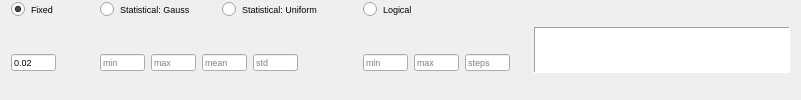
              <widget class="QFrame" name="frame_13">
               <property name="frameShape">
                <enum>QFrame::NoFrame</enum>
               </property>
               <property name="frameShadow">
                <enum>QFrame::Plain</enum>
               </property>
               <layout class="QHBoxLayout" name="horizontalLayout_9">
                <property name="topMargin">
                 <number>0</number>
                </property>
                <property name="bottomMargin">
                 <number>0</number>
                </property>
                <item>
                 <widget class="QFrame" name="frame_14">
                  <property name="frameShape">
                   <enum>QFrame::NoFrame</enum>
                  </property>
                  <property name="frameShadow">
                   <enum>QFrame::Plain</enum>
                  </property>
                  <layout class="QGridLayout" name="gridLayout_7">
                   <property name="leftMargin">
                    <number>0</number>
                   </property>
                   <property name="topMargin">
                    <number>0</number>
                   </property>
                   <property name="bottomMargin">
                    <number>0</number>
                   </property>
                   <item row="1" column="1">
                    <widget class="QFrame" name="frame_18">
                     <property name="frameShape">
                      <enum>QFrame::NoFrame</enum>
                     </property>
                     <property name="frameShadow">
                      <enum>QFrame::Plain</enum>
                     </property>
                     <layout class="QHBoxLayout" name="horizontalLayout_74">
                      <property name="leftMargin">
                       <number>9</number>
                      </property>
                      <property name="topMargin">
                       <number>0</number>
                      </property>
                      <property name="bottomMargin">
                       <number>0</number>
                      </property>
                      <item>
                       <widget class="QLineEdit" name="txt_gauss_min_cw">
                        <property name="maximumSize">
                         <size>
                          <width>45</width>
                          <height>17</height>
                         </size>
                        </property>
                        <property name="font">
                         <font>
                          <pointsize>7</pointsize>
                         </font>
                        </property>
                        <property name="placeholderText">
                         <string>min</string>
                        </property>
                       </widget>
                      </item>
                      <item>
                       <widget class="QLineEdit" name="txt_gauss_max_cw">
                        <property name="maximumSize">
                         <size>
                          <width>45</width>
                          <height>17</height>
                         </size>
                        </property>
                        <property name="font">
                         <font>
                          <pointsize>7</pointsize>
                         </font>
                        </property>
                        <property name="placeholderText">
                         <string>max</string>
                        </property>
                       </widget>
                      </item>
                      <item>
                       <widget class="QLineEdit" name="txt_gauss_mean_cw">
                        <property name="maximumSize">
                         <size>
                          <width>45</width>
                          <height>17</height>
                         </size>
                        </property>
                        <property name="font">
                         <font>
                          <pointsize>7</pointsize>
                         </font>
                        </property>
                        <property name="placeholderText">
                         <string>mean</string>
                        </property>
                       </widget>
                      </item>
                      <item>
                       <widget class="QLineEdit" name="txt_gauss_std_cw">
                        <property name="maximumSize">
                         <size>
                          <width>45</width>
                          <height>17</height>
                         </size>
                        </property>
                        <property name="font">
                         <font>
                          <pointsize>7</pointsize>
                         </font>
                        </property>
                        <property name="placeholderText">
                         <string>std</string>
                        </property>
                       </widget>
                      </item>
                      <item>
                       <spacer name="horizontalSpacer_15">
                        <property name="orientation">
                         <enum>Qt::Horizontal</enum>
                        </property>
                        <property name="sizeType">
                         <enum>QSizePolicy::Maximum</enum>
                        </property>
                        <property name="sizeHint" stdset="0">
                         <size>
                          <width>50</width>
                          <height>20</height>
                         </size>
                        </property>
                       </spacer>
                      </item>
                     </layout>
                    </widget>
                   </item>
                   <item row="0" column="1">
                    <widget class="QFrame" name="frame_17">
                     <property name="frameShape">
                      <enum>QFrame::NoFrame</enum>
                     </property>
                     <property name="frameShadow">
                      <enum>QFrame::Plain</enum>
                     </property>
                     <layout class="QHBoxLayout" name="horizontalLayout_12">
                      <property name="topMargin">
                       <number>0</number>
                      </property>
                      <property name="bottomMargin">
                       <number>0</number>
                      </property>
                      <item>
                       <widget class="QRadioButton" name="radio_gauss_cw">
                        <property name="font">
                         <font>
                          <pointsize>7</pointsize>
                         </font>
                        </property>
                        <property name="text">
                         <string>Statistical: Gauss</string>
                        </property>
                        <attribute name="buttonGroup">
                         <string notr="true">buttonGroup_2</string>
                        </attribute>
                       </widget>
                      </item>
                      <item>
                       <widget class="QRadioButton" name="radio_uni_cw">
                        <property name="font">
                         <font>
                          <pointsize>7</pointsize>
                         </font>
                        </property>
                        <property name="text">
                         <string>Statistical: Uniform</string>
                        </property>
                        <attribute name="buttonGroup">
                         <string notr="true">buttonGroup_2</string>
                        </attribute>
                       </widget>
                      </item>
                      <item>
                       <spacer name="horizontalSpacer_14">
                        <property name="orientation">
                         <enum>Qt::Horizontal</enum>
                        </property>
                        <property name="sizeType">
                         <enum>QSizePolicy::Maximum</enum>
                        </property>
                        <property name="sizeHint" stdset="0">
                         <size>
                          <width>10</width>
                          <height>20</height>
                         </size>
                        </property>
                       </spacer>
                      </item>
                     </layout>
                    </widget>
                   </item>
                   <item row="1" column="3">
                    <widget class="QFrame" name="frame_16">
                     <property name="frameShape">
                      <enum>QFrame::NoFrame</enum>
                     </property>
                     <property name="frameShadow">
                      <enum>QFrame::Plain</enum>
                     </property>
                     <layout class="QHBoxLayout" name="horizontalLayout_11">
                      <property name="leftMargin">
                       <number>0</number>
                      </property>
                      <property name="topMargin">
                       <number>0</number>
                      </property>
                      <property name="bottomMargin">
                       <number>0</number>
                      </property>
                      <item>
                       <widget class="QLineEdit" name="txt_log_min_cw">
                        <property name="maximumSize">
                         <size>
                          <width>45</width>
                          <height>17</height>
                         </size>
                        </property>
                        <property name="font">
                         <font>
                          <pointsize>7</pointsize>
                         </font>
                        </property>
                        <property name="placeholderText">
                         <string>min</string>
                        </property>
                       </widget>
                      </item>
                      <item>
                       <widget class="QLineEdit" name="txt_log_max_cw">
                        <property name="maximumSize">
                         <size>
                          <width>45</width>
                          <height>17</height>
                         </size>
                        </property>
                        <property name="font">
                         <font>
                          <pointsize>7</pointsize>
                         </font>
                        </property>
                        <property name="placeholderText">
                         <string>max</string>
                        </property>
                       </widget>
                      </item>
                      <item>
                       <widget class="QLineEdit" name="txt_log_steps_cw">
                        <property name="maximumSize">
                         <size>
                          <width>45</width>
                          <height>17</height>
                         </size>
                        </property>
                        <property name="font">
                         <font>
                          <pointsize>7</pointsize>
                         </font>
                        </property>
                        <property name="placeholderText">
                         <string>steps</string>
                        </property>
                       </widget>
                      </item>
                     </layout>
                    </widget>
                   </item>
                   <item row="1" column="0">
                    <widget class="QFrame" name="frame_15">
                     <property name="frameShape">
                      <enum>QFrame::NoFrame</enum>
                     </property>
                     <property name="frameShadow">
                      <enum>QFrame::Plain</enum>
                     </property>
                     <layout class="QHBoxLayout" name="horizontalLayout_10">
                      <property name="leftMargin">
                       <number>0</number>
                      </property>
                      <property name="topMargin">
                       <number>0</number>
                      </property>
                      <property name="bottomMargin">
                       <number>0</number>
                      </property>
                      <item>
                       <widget class="QLineEdit" name="txt_fix_cw">
                        <property name="maximumSize">
                         <size>
                          <width>45</width>
                          <height>17</height>
                         </size>
                        </property>
                        <property name="font">
                         <font>
                          <pointsize>7</pointsize>
                         </font>
                        </property>
                        <property name="text">
                         <string>0.02</string>
                        </property>
                        <property name="placeholderText">
                         <string>value</string>
                        </property>
                       </widget>
                      </item>
                      <item>
                       <spacer name="horizontalSpacer_13">
                        <property name="orientation">
                         <enum>Qt::Horizontal</enum>
                        </property>
                        <property name="sizeType">
                         <enum>QSizePolicy::Maximum</enum>
                        </property>
                        <property name="sizeHint" stdset="0">
                         <size>
                          <width>20</width>
                          <height>20</height>
                         </size>
                        </property>
                       </spacer>
                      </item>
                     </layout>
                    </widget>
                   </item>
                   <item row="0" column="0">
                    <widget class="QRadioButton" name="radio_fix_cw">
                     <property name="font">
                      <font>
                       <pointsize>7</pointsize>
                      </font>
                     </property>
                     <property name="text">
                      <string>Fixed</string>
                     </property>
                     <property name="iconSize">
                      <size>
                       <width>12</width>
                       <height>12</height>
                      </size>
                     </property>
                     <property name="checked">
                      <bool>true</bool>
                     </property>
                     <attribute name="buttonGroup">
                      <string notr="true">buttonGroup_2</string>
                     </attribute>
                    </widget>
                   </item>
                   <item row="0" column="3">
                    <widget class="QRadioButton" name="radio_log_cw">
                     <property name="font">
                      <font>
                       <pointsize>7</pointsize>
                      </font>
                     </property>
                     <property name="text">
                      <string>Logical</string>
                     </property>
                     <attribute name="buttonGroup">
                      <string notr="true">buttonGroup_2</string>
                     </attribute>
                    </widget>
                   </item>
                  </layout>
                 </widget>
                </item>
                <item>
                 <widget class="PlotWidget" name="viewCw">
                  <property name="sizePolicy">
                   <sizepolicy hsizetype="Expanding" vsizetype="Fixed">
                    <horstretch>0</horstretch>
                    <verstretch>0</verstretch>
                   </sizepolicy>
                  </property>
                  <property name="maximumSize">
                   <size>
                    <width>16777215</width>
                    <height>46</height>
                   </size>
                  </property>
                  <property name="styleSheet">
                   <string notr="true">border-right-color: rgb(255, 255, 127);</string>
                  </property>
                  <property name="frameShape">
                   <enum>QFrame::Panel</enum>
                  </property>
                 </widget>
                </item>
               </layout>
              </widget>
